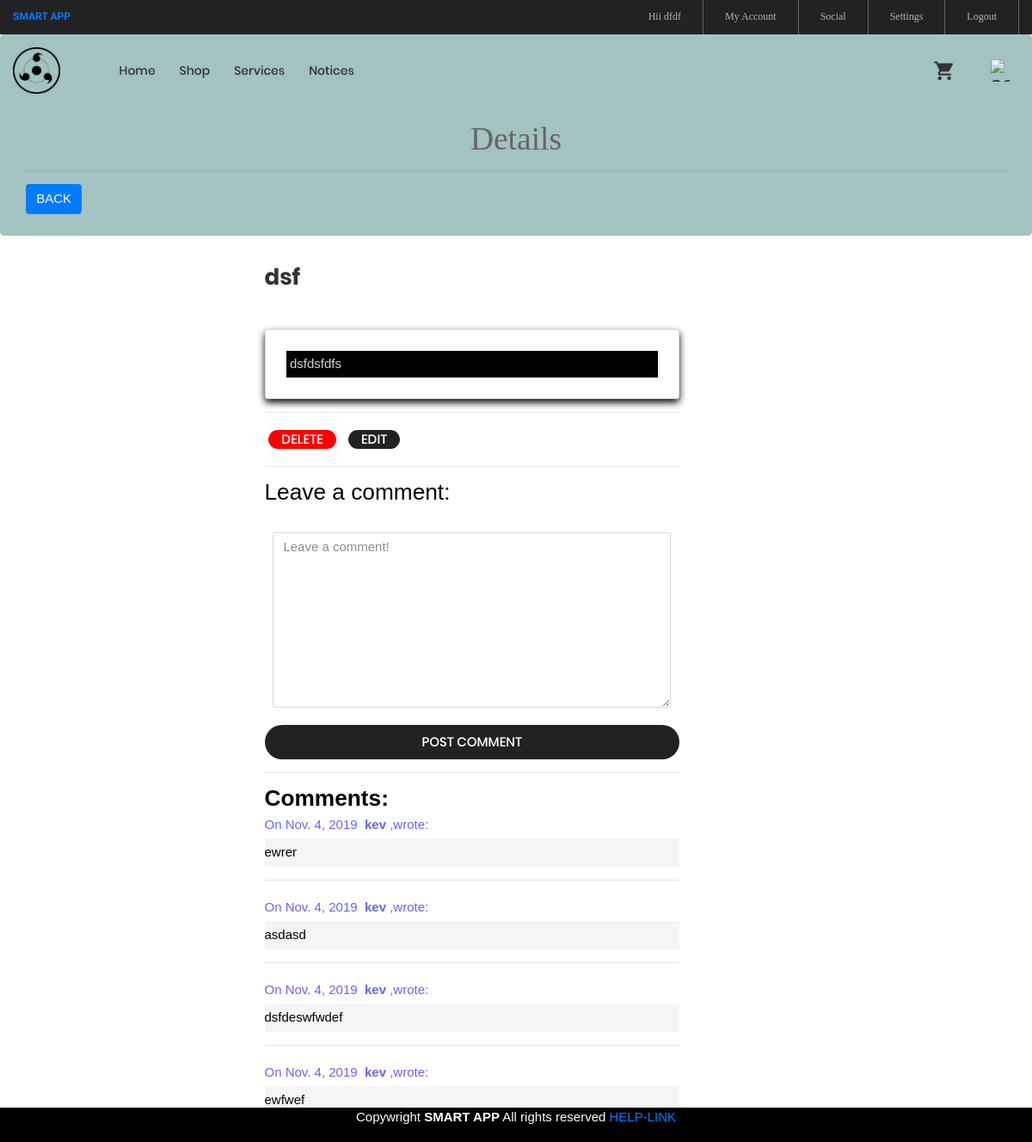
Page /1/ (signed in) on the earlier database version.
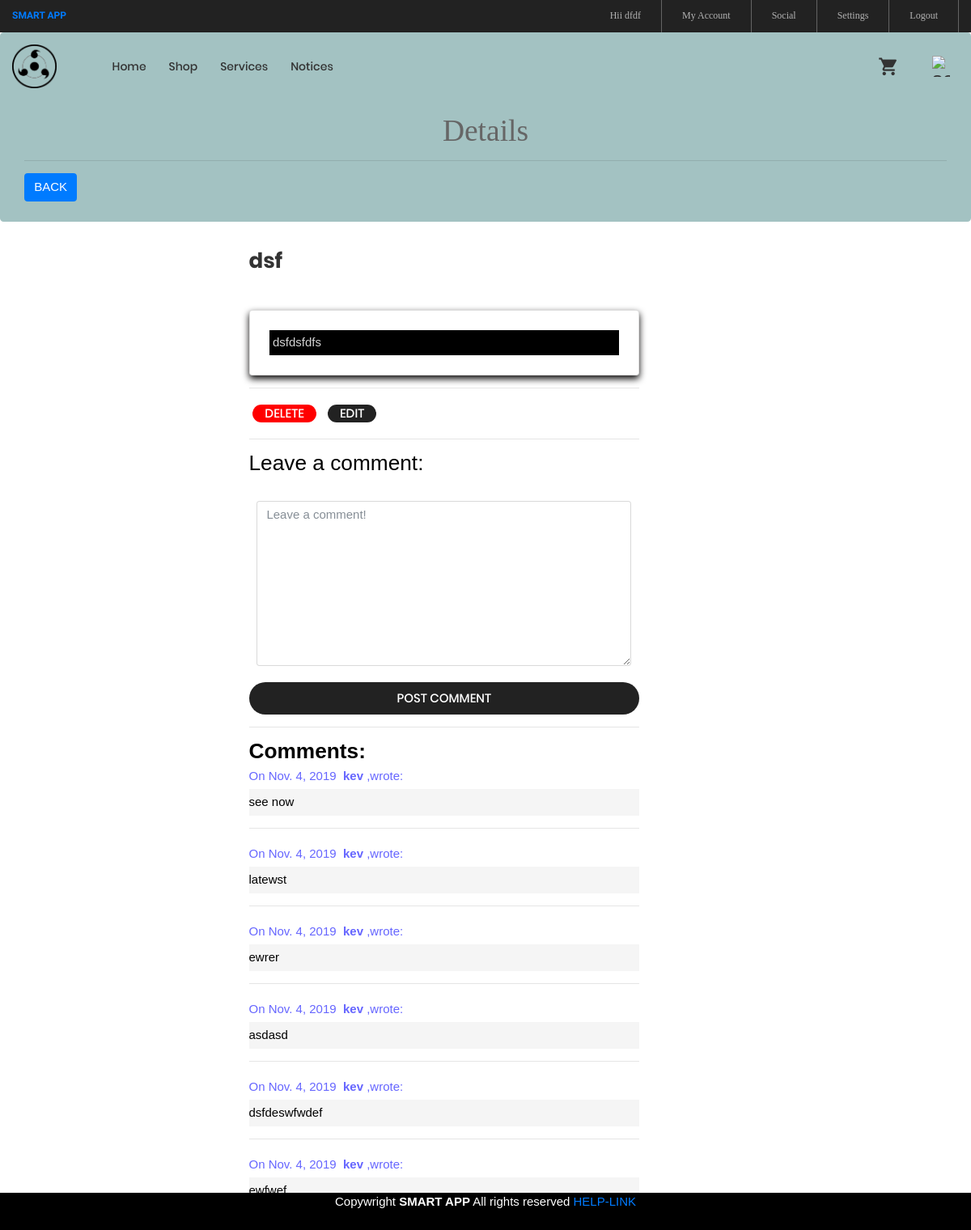
Same page on the later database version.
### blog/models.py (models this page shows, shortened)
class Post(models.Model):
    title = models.CharField(max_length=255)
    aut = models.CharField(max_length=255 )
    body = models.TextField()
    created_on = models.DateTimeField(auto_now_add=True)
    last_modified = models.DateTimeField(auto_now=True)

class Comment(models.Model):
    author = models.CharField(max_length=60)
    body = models.TextField()
    created_on = models.DateTimeField(auto_now_add=True)
    post = models.ForeignKey('Post', on_delete=models.CASCADE)

### blog/views.py (the view, shortened to what this page needs)
# urls.py: path("<int:pk>/", views.blog_detail, name="b_detail"),
@login_required
def blog_detail(request, pk):
    post = Post.objects.get(pk=pk)
    print(request.user.username)
    form = CommentForm()
    comments = Comment.objects.filter(post=post).order_by('-created_on')
    aut=request.user.username
    context = {
        "post": post,
        "comments": comments,
        "form": form,
    }
    return render(request, "b_detail.html", context)

### blog/forms.py
class CommentForm(forms.Form):
    author = forms.CharField(
        max_length=60,
        widget=forms.TextInput(attrs={
            "class": "form-control",
            "placeholder": "Your Name"
        })
    )
    body = forms.CharField(widget=forms.Textarea(
        attrs={
            "class": "form-control",
            "placeholder": "Leave a comment!"
        })
    )

### templates/b_detail.html (shortened to what this page needs)
{% extends "base.html" %}
{% block page_content %}
<div class="jumbotron" style="background-color:#a3c2c2">
    <h1 style="font-family: 'Cormorant', serif;"><br><center>Details</center></h1>
    <hr>
    <h3><a class="btn btn-primary  pl " href="/h" style="float:left">BACK</a></h3>
</div>
<div class="row">
  <div class="col-md-3"></div>
<div  class="col-md-5" style="color:white">
    <h1 class="ltext-108 cl2 hov-cl1 trans-04">{{ post.title }}</h1>
    <h5>posted by : <b>{{ post.aut }}</b></h5>
    <small>
    </small>
    <div class="card p-3">
    <p style="background: black ; padding: 1%; margin :2%; color:lightgray">{{ post.body }}</p>
    </div>
    {% if user.username == post.aut or user.is_superuser %}
    <hr>
    <form action="delete" style="display: inline-block;margin: 1%">
        <button class="flex-c-m stext-101 cl0 size-90 bg5 bor2 hov-btn3 p-lr-15 trans-04" style="background-color: red">
                                    Delete
                                </button>
    </form>
    <form action="edit" style="display: inline-block;margin: 1%">
            <button class="flex-c-m stext-101 cl0 size-90 bg3 bor2 hov-btn3 p-lr-15 trans-04" >
                                    edit
                                </button>
        </form>
    {% endif %}
    <hr>
    <h3 style="color:black">Leave a comment:</h3>
    <form  method="post">
        <div class="form-group cl">
           <p  style="padding: 1%; margin :1%">{{ form.body }}</p>
        </div>
        <button class="flex-c-m stext-101 cl0 size-125 bg3 bor2 hov-btn3 p-lr-15 trans-04" onclick="this.disabled=true">
                                    Post Comment
                                </button>
    </form>
 <hr>
    <h3  class="cl" style="color:black"><b>Comments:</b></h3>
    {% for comment in comments %}
    <p  class="p-t-5" style="color:#6666ff">
        On {{comment.created_on.date }}&nbsp;
        <b>{{ user.username}}</b> ,wrote:
    </p>
    <p style="background-color: whitesmoke;color:black" class="p-t-5 p-b-5 m-t-5" >{{ comment.body }}</p>
    <hr>
      {% endfor %}
</div></div>
</div>
{% endblock %}

### templates/base.html (shortened to what this page needs)
{% load static	 %}
<!DOCTYPE html>
<html lang="en">
<head>
	<link rel="stylesheet" type="text/css" href="{% static 'vendor/bootstrap/css/bootstrap.min.css' %}">
	<link rel="stylesheet" type="text/css" href="{% static 'fonts/font-awesome-4.7.0/css/font-awesome.min.css' %}">
	<link rel="stylesheet" type="text/css" href="{% static 'fonts/iconic/css/material-design-iconic-font.min.css' %}">
	<link rel="stylesheet" type="text/css" href="{% static 'fonts/linearicons-v1.0.0/icon-font.min.css' %}">
	<link rel="stylesheet" type="text/css" href="{% static 'vendor/animate/animate.css' %}">
	<link rel="stylesheet" type="text/css" href="{% static 'vendor/css-hamburgers/hamburgers.min.css' %}">
	<link rel="stylesheet" type="text/css" href="{% static 'vendor/animsition/css/animsition.min.css' %}">
	<link rel="stylesheet" type="text/css" href="{% static 'vendor/select2/select2.min.css' %}">
	<link rel="stylesheet" type="text/css" href="{% static 'vendor/daterangepicker/daterangepicker.css' %}">
	<link rel="stylesheet" type="text/css" href="{% static 'vendor/slick/slick.css' %}">
	<link rel="stylesheet" type="text/css" href="{% static 'vendor/MagnificPopup/magnific-popup.css' %}">
	<link rel="stylesheet" type="text/css" href="{% static 'vendor/perfect-scrollbar/perfect-scrollbar.css' %}">
	<link rel="stylesheet" type="text/css" href="{% static 'css/util.css' %}">
	<link rel="stylesheet" type="text/css" href="{% static 'css/main.css' %}">
</head>
<body class="animsition">
	<header>
		<div class="container-menu-desktop">
			<div class="top-bar">
				<div class="content-topbar flex-sb-m h-full container">
					<div class="left-top-bar" style="font-family: Kaushan Script;color:  #9999ff;">
						<b><a href='/index'>SMART APP</a></b>
					</div>
					<div class="right-top-bar flex-w h-full">
						 {% if user.is_authenticated %}
						<a href="#" class="flex-c-m trans-04 p-lr-25" style="border-left: none">
							Hii {{user.first_name}}
						</a>
						<a href="/profile" class="flex-c-m trans-04 p-lr-25">
							My Account
						</a>
						<a href="/residents" class="flex-c-m trans-04 p-lr-25">
							Social
						</a>
						<a href="{% url 'password_change' %}"class="flex-c-m trans-04 p-lr-25">
							Settings
						</a>
						<a href="/accounts/logout" class="flex-c-m trans-04 p-lr-25">
							Logout
						</a>
						{% else %}
						<a href="/accounts/login" class="flex-c-m trans-04 p-lr-25">
							Login
						</a>
						{% endif %}
					</div>
				</div>
			</div>
			<div class="wrap-menu-desktop">
				<nav class="limiter-menu-desktop container">
					<a  class="logo" href='/index'>
						<img src="{% static 'images/logo.png' %}" alt="IMG-LOGO">
					</a>
					<div class="menu-desktop">
						<ul class="main-menu">
								<li>
								<a href="/index">Home</a>
							</li>
							<li>
								<a href="/shop">Shop</a>
							</li>
							<li >
								<a href="/req">Services</a>
							</li>
							<li>
								<a href="/h">Notices</a>
							</li>
						</ul>
					</div>
					<div class="wrap-icon-header flex-w flex-r-m">
						<div class="icon-header-item cl2 hov-cl1 trans-04 p-l-22 p-r-11 " >
							<a href="/list" class="dis-block icon-header-item cl2 hov-cl1 trans-04 p-l-22 p-r-11 " >
							<i class="zmdi zmdi-shopping-cart"></i>
						</a>
						</div>
						<a href="/show" class="dis-block icon-header-item cl2 hov-cl1 trans-04 p-l-22 p-r-11 " >
							 <img src="{% static 'images/service.png' %}" alt="service" style="width:22px;height:26px;float:right; " >
						</a>
					</div>
				</nav>
			</div>
		</div>
	</header>
	<div class="flex-container " style="margin-bottom: 8%">
{% block page_content %}
{% endblock %}
</div><body>
<div class="flex-container " style="background-color:black;color:white;position:fixed; left: 0; bottom: 0; width: 100%;z-index:3;height:3%;">
 <footer>
 <center>Copywright <b>SMART APP</b> All rights reserved <a href="https://www.google.co.in/">
  HELP-LINK</a></center>
</footer>
</div>
</body>
</html>

### signin/static/css/main.css (style rules this page uses)
.container { max-width: 1380px; }
@media (max-width: 1600px) { .container { max-width: 1200px; } }
.container-menu-desktop { height: auto; width: 100%; position: relative; -webkit-transition: all 0.3s; -o-transition: all 0.3s; -moz-transition: all 0.3s; transition: all 0.3s; }
.top-bar { height: 40px; background-color: #222; }
.left-top-bar { font-family: Poppins-Regular; font-size: 12px; line-height: 1.8; color: #b2b2b2; }
.right-top-bar a { font-family: Poppins-Regular; font-size: 12px; line-height: 1.8; height: 100%; color: #b2b2b2; border-right: 1px solid rgba(255,255,255,0.3); }
.right-top-bar a:first-child { border-left: 1px solid rgba(255,255,255,0.3); }
.wrap-menu-desktop { position: fixed; z-index: 1100; background-color: transparent; width: 100%; height: 84px; top: 40px; left: 0px; -webkit-transition: height 0.3s, background-color 0.3s; -o-transition: height 0.3s, background-color 0.3s; -moz-transition: height 0.3s, background-color 0.3s; transition: height 0.3s, background-color 0.3s; }
.limiter-menu-desktop { height: 100%; display: -webkit-box; display: -webkit-flex; display: -moz-box; display: -ms-flexbox; display: flex; align-items: center; background-color: transparent; }
.logo { display: -webkit-box; display: -webkit-flex; display: -moz-box; display: -ms-flexbox; display: flex; align-items: center; height: 65%; margin-right: 55px; }
.logo img { max-width: 100%; max-height: 100%; }
.menu-desktop { display: -webkit-box; display: -webkit-flex; display: -moz-box; display: -ms-flexbox; display: flex; align-items: center; height: 100%; }
.main-menu { list-style-type: none; margin: 0; display: -webkit-box; display: -webkit-flex; display: -moz-box; display: -ms-flexbox; display: flex; align-items: center; }
.main-menu > li { display: block; position: relative; padding: 20px 10px 20px 0px; margin: 0px 4px 0px 14px; }
.main-menu > li > a { font-family: Poppins-Medium; font-size: 14px; color: #333; padding: 5px 0px; transition: all 0.4s; -webkit-transition: all 0.4s; -o-transition: all 0.4s; -moz-transition: all 0.4s; }
.wrap-icon-header { flex-grow: 1; }
.icon-header-item { position: relative; font-size: 26px; line-height: 1; cursor: pointer; }
.cl0 { color: #fff; }
.cl2 { color: #333; }
.stext-101 { font-family: Poppins-Medium; font-size: 15px; line-height: 1.466667; text-transform: uppercase; }
.ltext-108 { font-family: Poppins-Bold; font-size: 26px; line-height: 1.3846; }
.size-125 { min-width: 100%; height: 40px; }
.bg3 { background-color: #222; }
.bg5 { background-color: rgba(0,0,0,0.5); }
.bor2 { border-radius: 20px; }

### templates/base.html (style rules this page uses)
.card { box-shadow: 0 4px 8px 0 rgb(7, 6, 6); transition: 0.3s; }

Differences in the rows shown:
added Comment: created_on "Nov. 4, 2019", {{ user.username }} "kev", body "see now"
added Comment: created_on "Nov. 4, 2019", {{ user.username }} "kev", body "latewst"
